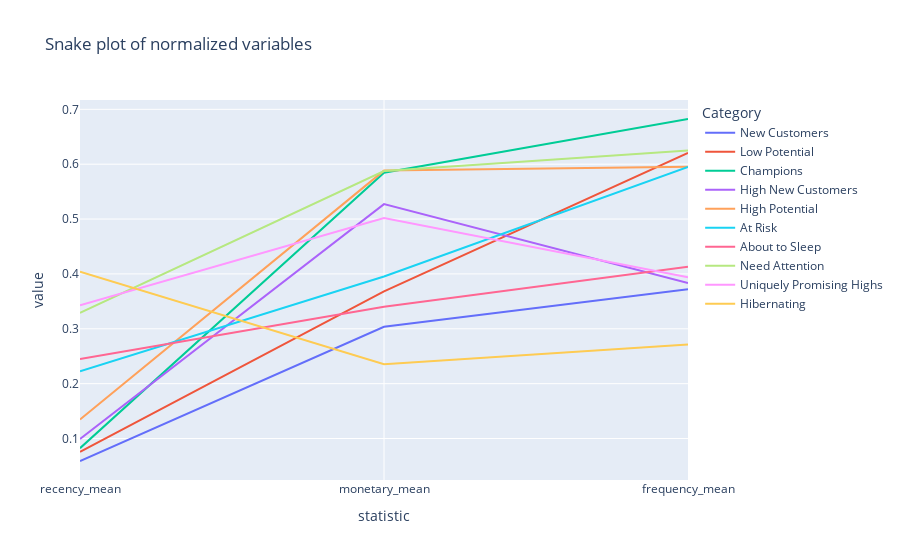

Write notebook code for a chart like this one.
### Code cell
df_rfm = df.copy()
rfm_statistics = df_rfm.loc[:,['recency', 'frequency', 'monetary', 'group_rfm']]
rfm_statistics = cluster_summary(rfm_statistics, 'group_rfm', sta=True, statistics_list=['mean'])
rfm_statistics = rfm_statistics.sort_values(by=['statistic', 'value'], ascending=[False, True])

fig = px.line(rfm_statistics, x="statistic", y="value", color='category',
              title='Snake plot of normalized variables',
              labels=labels
              )
fig.show()

### Figure 1 — Plotly figure (JSON) as saved in the notebook; plotly's stock layout.template omitted (floating-point values rounded to 4 significant figures)
{"data": [{"hovertemplate": "Category=New Customers<br>statistic=%{x}<br>value=%{y}<extra></extra>", "legendgroup": "New Customers", "line": {"color": "#636efa", "dash": "solid"}, "marker": {"symbol": "circle"}, "mode": "lines", "name": "New Customers", "orientation": "v", "showlegend": true, "type": "scatter", "x": ["recency_mean", "monetary_mean", "frequency_mean"], "xaxis": "x", "y": [0.05904, 0.3038, 0.3722], "yaxis": "y"}, {"hovertemplate": "Category=Low Potential<br>statistic=%{x}<br>value=%{y}<extra></extra>", "legendgroup": "Low Potential", "line": {"color": "#EF553B", "dash": "solid"}, "marker": {"symbol": "circle"}, "mode": "lines", "name": "Low Potential", "orientation": "v", "showlegend": true, "type": "scatter", "x": ["recency_mean", "monetary_mean", "frequency_mean"], "xaxis": "x", "y": [0.07569, 0.3681, 0.6208], "yaxis": "y"}, {"hovertemplate": "Category=Champions<br>statistic=%{x}<br>value=%{y}<extra></extra>", "legendgroup": "Champions", "line": {"color": "#00cc96", "dash": "solid"}, "marker": {"symbol": "circle"}, "mode": "lines", "name": "Champions", "orientation": "v", "showlegend": true, "type": "scatter", "x": ["recency_mean", "monetary_mean", "frequency_mean"], "xaxis": "x", "y": [0.0824, 0.5845, 0.6824], "yaxis": "y"}, {"hovertemplate": "Category=High New Customers<br>statistic=%{x}<br>value=%{y}<extra></extra>", "legendgroup": "High New Customers", "line": {"color": "#ab63fa", "dash": "solid"}, "marker": {"symbol": "circle"}, "mode": "lines", "name": "High New Customers", "orientation": "v", "showlegend": true, "type": "scatter", "x": ["recency_mean", "monetary_mean", "frequency_mean"], "xaxis": "x", "y": [0.09915, 0.5272, 0.3834], "yaxis": "y"}, {"hovertemplate": "Category=High Potential<br>statistic=%{x}<br>value=%{y}<extra></extra>", "legendgroup": "High Potential", "line": {"color": "#FFA15A", "dash": "solid"}, "marker": {"symbol": "circle"}, "mode": "lines", "name": "High Potential", "orientation": "v", "showlegend": true, "type": "scatter", "x": ["recency_mean", "monetary_mean", "frequency_mean"], "xaxis": "x", "y": [0.1347, 0.5883, 0.5954], "yaxis": "y"}, {"hovertemplate": "Category=At Risk<br>statistic=%{x}<br>value=%{y}<extra></extra>", "legendgroup": "At Risk", "line": {"color": "#19d3f3", "dash": "solid"}, "marker": {"symbol": "circle"}, "mode": "lines", "name": "At Risk", "orientation": "v", "showlegend": true, "type": "scatter", "x": ["recency_mean", "monetary_mean", "frequency_mean"], "xaxis": "x", "y": [0.2227, 0.3953, 0.595], "yaxis": "y"}, {"hovertemplate": "Category=About to Sleep<br>statistic=%{x}<br>value=%{y}<extra></extra>", "legendgroup": "About to Sleep", "line": {"color": "#FF6692", "dash": "solid"}, "marker": {"symbol": "circle"}, "mode": "lines", "name": "About to Sleep", "orientation": "v", "showlegend": true, "type": "scatter", "x": ["recency_mean", "monetary_mean", "frequency_mean"], "xaxis": "x", "y": [0.2448, 0.34, 0.4133], "yaxis": "y"}, {"hovertemplate": "Category=Need Attention<br>statistic=%{x}<br>value=%{y}<extra></extra>", "legendgroup": "Need Attention", "line": {"color": "#B6E880", "dash": "solid"}, "marker": {"symbol": "circle"}, "mode": "lines", "name": "Need Attention", "orientation": "v", "showlegend": true, "type": "scatter", "x": ["recency_mean", "monetary_mean", "frequency_mean"], "xaxis": "x", "y": [0.3289, 0.5876, 0.6249], "yaxis": "y"}, {"hovertemplate": "Category=Uniquely Promising Highs<br>statistic=%{x}<br>value=%{y}<extra></extra>", "legendgroup": "Uniquely Promising Highs", "line": {"color": "#FF97FF", "dash": "solid"}, "marker": {"symbol": "circle"}, "mode": "lines", "name": "Uniquely Promising Highs", "orientation": "v", "showlegend": true, "type": "scatter", "x": ["recency_mean", "monetary_mean", "frequency_mean"], "xaxis": "x", "y": [0.343, 0.502, 0.3939], "yaxis": "y"}, {"hovertemplate": "Category=Hibernating<br>statistic=%{x}<br>value=%{y}<extra></extra>", "legendgroup": "Hibernating", "line": {"color": "#FECB52", "dash": "solid"}, "marker": {"symbol": "circle"}, "mode": "lines", "name": "Hibernating", "orientation": "v", "showlegend": true, "type": "scatter", "x": ["recency_mean", "monetary_mean", "frequency_mean"], "xaxis": "x", "y": [0.4042, 0.2354, 0.2713], "yaxis": "y"}], "layout": {"legend": {"title": {"text": "Category"}, "tracegroupgap": 0}, "title": {"text": "Snake plot of normalized variables"}, "xaxis": {"anchor": "y", "domain": [0, 1], "title": {"text": "statistic"}}, "yaxis": {"anchor": "x", "domain": [0, 1], "title": {"text": "value"}}}}
